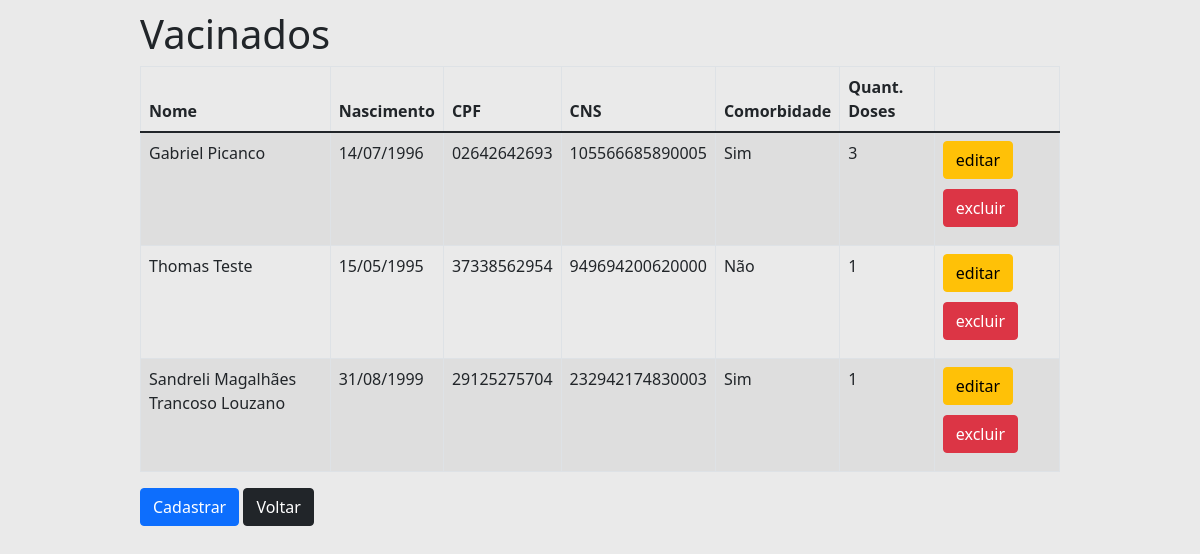
/vacinado, run on an earlier commit of the app's database.
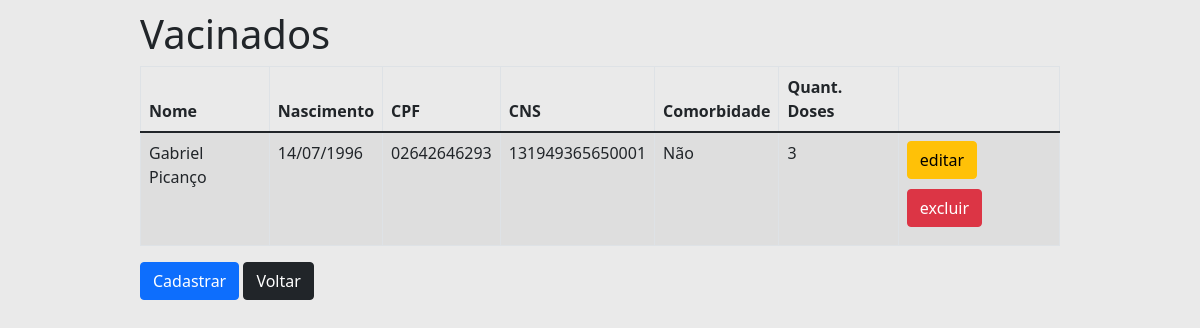
And on a later commit of the database.
### tables this page shows
CREATE TABLE "vacinado"(
    "cns" VARCHAR(15) PRIMARY KEY, 
    "cpf" VARCHAR(11) NOT NULL UNIQUE,
    "nome" VARCHAR(128) NOT NULL,
    "dtNascimento" DATE NOT NULL, 
    "comorbidade" INTEGER, 
    "qtdDose" INTEGER
);

### Pyvacina.py (the view)
@app.route('/vacinado')
def vacinado():
    lista = vacinado_dao.listar()
    return render_template('vacinado_lista.html', titulo='Vacinados', vacinados=lista)

### DAO/daoVacinado.py (called while the page is built)
def traduz_vacinados(vacinados):
    def cria_vacinados_com_tupla(tupla):
        return Vacinado(cns=tupla[0], cpf=tupla[1], nome=tupla[2], dtNascimento=tupla[3], comorbidade=tupla[4], qtdDose=tupla[5])
    return list(map(cria_vacinados_com_tupla, vacinados))

    def listar(self):
        cursor = self.__db.cursor()
        cursor.execute(SQL_BUSCA_VACINADOS)
        vacinados = traduz_vacinados(cursor.fetchall())
        return vacinados

### model.py (called while the page is built)
    @property
    def nome(self) -> str:
        return self.__nome

    @property
    def cpf(self) -> str:
        return self.__cpf

    @property
    def cns(self) -> str:
        return self.__cns

    @property
    def dtNascimento(self) -> datetime:
        return self.__dtNasciento

    @property
    def comorbidade(self) -> bool:
        return self.__comorbidade

    @property
    def qtdDose(self) -> int:
        return self.__qtdDose

### templates/vacinado_lista.html
{% extends "templates.html" %}
{% block conteudo %}
<table class="table table-striped table-responsive table-bordered">
    <thead class="thead-default">
    <tr>
        <th>Nome</th>
        <th>Nascimento</th>
        <th>CPF</th>
        <th>CNS</th>
        <th>Comorbidade</th>
        <th>Quant. Doses</th>
        <th></th>
    </tr>
    </thead>
    <tbody>
    {% for vacinado in vacinados %}
    <tr>
        <td>{{ vacinado.nome }}</td>
        <td>{{ vacinado.dtNascimento.strftime('%d/%m/%Y') }}</td>
        <td>{{ vacinado.cpf }}</td>
        <td>{{ vacinado.cns }}</td>
        <td>{{ 'Sim' if vacinado.comorbidade else 'Não' }}</td>
        <td>{{ vacinado.qtdDose }}</td>
        <td>
            <a href="{{ url_for('vacinado_editar', cns=vacinado.cns) }}" class="btn btn-warning">editar</a>
            <a href="{{ url_for('vacinado_excluir', cns=vacinado.cns) }}" class="btn btn-danger">excluir</a>
        </td>
    </tr>
    {% endfor %}
    </tbody>
</table>
    <a href="{{url_for('vacinado_novo')}}" class="btn btn-primary">Cadastrar</a>
    <a href="{{url_for('index')}}" class="btn btn-dark">Voltar</a>
{% endblock %}

### templates/templates.html (shortened to what this page needs)
<!DOCTYPE html>
<html>
<head>
    <link rel="stylesheet" href="{{ url_for('static', filename='bootstrap.css') }}">
    <link rel="stylesheet" href="{{ url_for('static', filename='app.css') }}">
</head>
<body>
<div class="container">
    <div class="page-header">
        <h1>{{ titulo }}</h1>
    </div>
    {% block conteudo %}
    {% endblock %}
</div>
</body>
</html>

### static/app.css (style rules this page uses)
body { padding: 10px; background-color: rgba(232, 232, 232, 0.91) }
.btn { margin-bottom: 10px; }
.container { border-radius: 4px; margin: auto; width: 80%; }

What changed in the data, as far as the page shows it:
removed vacinado: nome "Gabriel Picanco", dtNascimento "14/07/1996", cpf "02642642693", cns "105566685890005", comorbidade "Sim", qtdDose "3"
removed vacinado: nome "Thomas Teste", dtNascimento "15/05/1995", cpf "37338562954", cns "949694200620000", comorbidade "Não", qtdDose "1"
removed vacinado: nome "Sandreli Magalhães Trancoso Louzano", dtNascimento "31/08/1999", cpf "29125275704", cns "232942174830003", comorbidade "Sim", qtdDose "1"
added vacinado: nome "Gabriel Picanço", dtNascimento "14/07/1996", cpf "02642646293", cns "131949365650001", comorbidade "Não", qtdDose "3"
